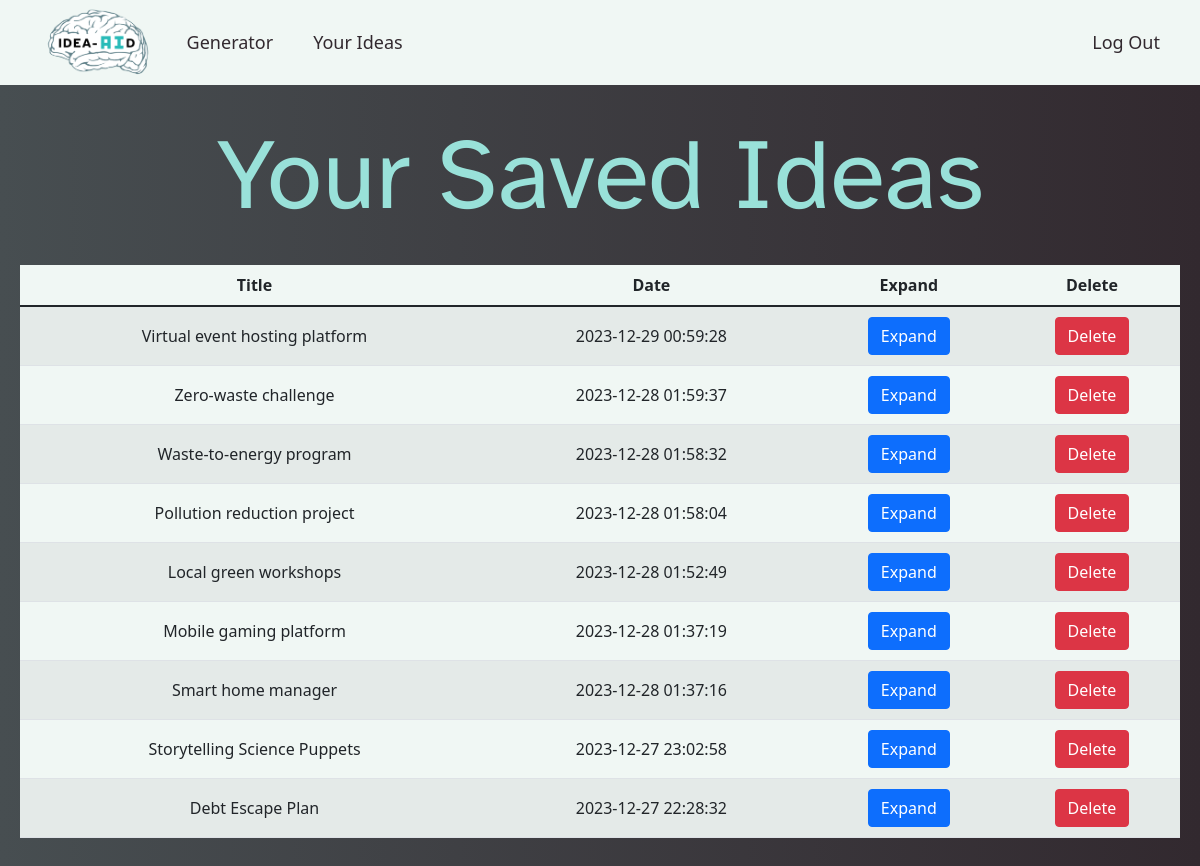
Page /saved (signed in) on the committed database.
### tables this page shows
CREATE TABLE ideas (ideaID INTEGER PRIMARY KEY AUTOINCREMENT NOT NULL,  userID INTEGER NOT NULL, title TEXT NOT NULL, date_edited DATE NOT NULL);

### app.py (the view)
@app.route("/saved", methods=["POST", "GET"])
@login_required
def saved():
    if request.method == "POST":
        ideaID = request.form.get("ideaID")
        delete_idea_with_id(ideaID)
    return render_template("saved.html", ideas=get_saved_ideas())

### app.py (called while the page is built)
def get_saved_ideas():
    uid = session["user_id"]
    return db.execute("SELECT * FROM ideas WHERE userID = ? ORDER BY date_edited DESC", uid)

### helpers.py (called while the page is built)
def login_required(f): # f is a function, the actual one that will be done like /index or /sell, underneath
    @wraps(f) #this is a function that takes the original function and makes it keep all its metadata
    def decorated_function(*args, **kwargs): #this either makes the original function go to login or what it should be
        if session.get("user_id") is None:
            return redirect("/login")
        return f(*args, **kwargs)
    return decorated_function

### templates/saved.html (shortened to what this page needs)
{% extends "layout.html" %}
{% block header %}
    <h1>Your Saved Ideas</h1>
{% endblock %}
{% block main %}
    <div>
        <div class="saved-ideas">
            <table class="table table-striped">
                <thead>
                    <tr>
                        <th scope="col">Title</th>
                        <th scope="col">Date</th>
                        <th scope="col">Expand</th>
                        <th scope="col">Delete</th>
                    </tr>
                </thead>
                <tbody>
                    {% for idea in ideas %}
                        <tr>
                            <td>{{ idea.title }}</td>
                            <td>{{ idea.date_edited }}</td>
                            <td>
                                <form action="/expand" method="post">
                                    <button class="btn btn-primary" name="idea" value="{{ idea.title }}" type="submit">
                                        Expand
                                    </button>
                                </form>
                            </td>
                            <td>
                                <form action="/saved" method="post">
                                    <button class="btn btn-danger" name="ideaID" value="{{ idea.ideaID }}" type="submit">
                                        Delete
                                    </button>
                                </form>
                            </td>
                        </tr>
                    {% endfor %}
                </tbody>
            </table>
        </div>
    </div>
{% endblock %}

### templates/layout.html (shortened to what this page needs)
<!DOCTYPE html>
<html lang="en">
<head>
    <link href="https://cdn.jsdelivr.net/npm/bootstrap@5.1.3/dist/css/bootstrap.min.css"
 rel="stylesheet">
    <link href="/static/styles.css" rel="stylesheet">
    <link href="/static/nav.css" rel="stylesheet">
</head>
<body>
    <nav>
        <div class="navbar-container">
            <div class="side">
                <a href="/">
                    <img src="/static/logo-mini.png">
                </a>
                <ul>
                    <li>
                        <a href="/generator">Generator</a>
                    </li>
                    <li>
                        <a href="/saved">Your Ideas</a>
                    </li>
                </ul>
            </div>
            <div class="side">
                <ul>
                    {% if session["user_id"] %}
                        <li>
                            <a href="/login">Log Out</a>
                        </li>
                    {% endif %}
                </ul>
            </div>
        </div>
    </nav>
    <header class="text-center">
        {% block header %}{% endblock %}
    </header>
    <main class="text-center">
        {% block main %}{% endblock %}
    </main>
</body>
</html>

### static/styles.css (style rules this page uses)
:root { --c1: #F0F7F4; --c2: #D6E8E6; --c3: #99E1D9; --c4: #70ABAF; --c5: #474E51; --c6: #32292F; --c7: #E3B77B; }
body { background-image: linear-gradient(to right, var(--c5), var(--c6)); color: var(--c2); overflow-x: hidden; }
button { background-color: #90e0ef; color: #90e0ef; }
body { -ms-overflow-style: none; scrollbar-width: none; }
header { margin: 115px 35px 30px 35px; }
main { padding-bottom: 50px; padding-left: 20px; padding-right: 20px; display: block; }
h1 { font-size: 80px; font-family: Atkinson Hyperlegible; color: var(--c3); }
.saved-ideas table { background-color: var(--c1); }
.saved-ideas td { padding-top: 10px; padding-bottom: 10px; vertical-align: middle; }
@media only screen and (min-width: 768px) { h1 { font-size: 100px; } }
a { color: whitesmoke; }

### static/nav.css (style rules this page uses)
nav { height: 85px; background-color: var(--c1); position: fixed; top: 0; width: 100vw; z-index: 5; }
nav .navbar-container { height: 100%; padding-left: 40px; padding-right: 40px; display: flex; justify-content: space-between; }
nav .navbar-container .side { display: flex; align-items: center; }
nav img { height: 80px; }
nav .side ul { display: none; }
nav ul li a { color: var(--c6); font-size: large; text-decoration: none; }
@media only screen and (min-width: 768px) { nav .side ul { display: block; margin-top: auto; margin-bottom: auto; list-style: none; display: flex; gap: 40px; } }

### rows in the picture
ideas: title "Virtual event hosting platform", date_edited "2023-12-29 00:59:28", {{ idea.ideaID }} 25 (drawn)
ideas: title "Zero-waste challenge", date_edited "2023-12-28 01:59:37", {{ idea.ideaID }} 24 (drawn)
ideas: title "Waste-to-energy program", date_edited "2023-12-28 01:58:32", {{ idea.ideaID }} 21 (drawn)
ideas: title "Pollution reduction project", date_edited "2023-12-28 01:58:04", {{ idea.ideaID }} 20 (drawn)
ideas: title "Local green workshops", date_edited "2023-12-28 01:52:49", {{ idea.ideaID }} 12 (drawn)
ideas: title "Mobile gaming platform", date_edited "2023-12-28 01:37:19", {{ idea.ideaID }} 11 (drawn)
ideas: title "Smart home manager", date_edited "2023-12-28 01:37:16", {{ idea.ideaID }} 10 (drawn)
ideas: title "Storytelling Science Puppets", date_edited "2023-12-27 23:02:58", {{ idea.ideaID }} 6 (drawn)
ideas: title "Debt Escape Plan", date_edited "2023-12-27 22:28:32", {{ idea.ideaID }} 4 (drawn)
